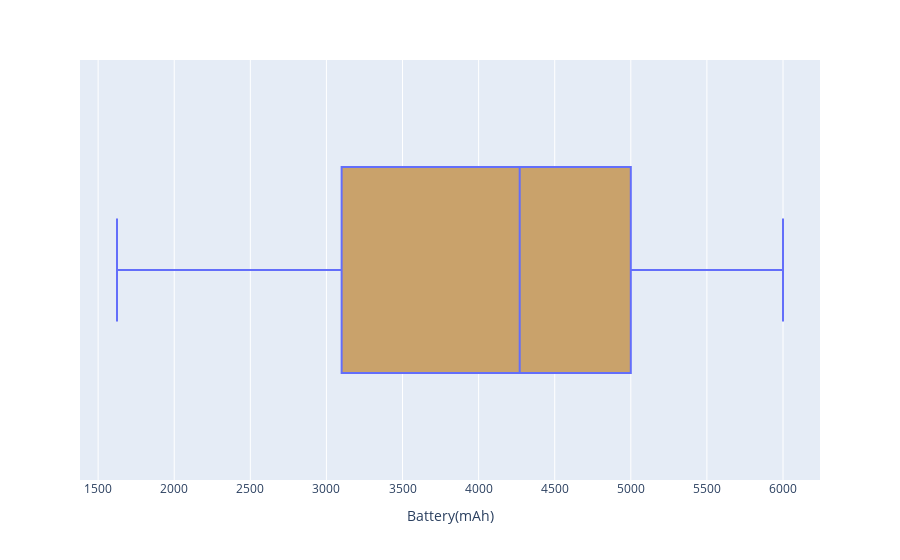
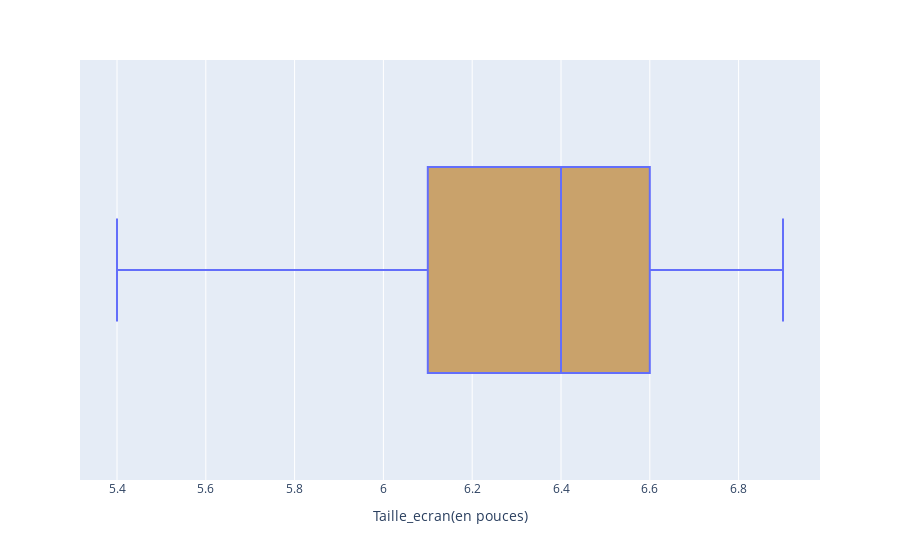
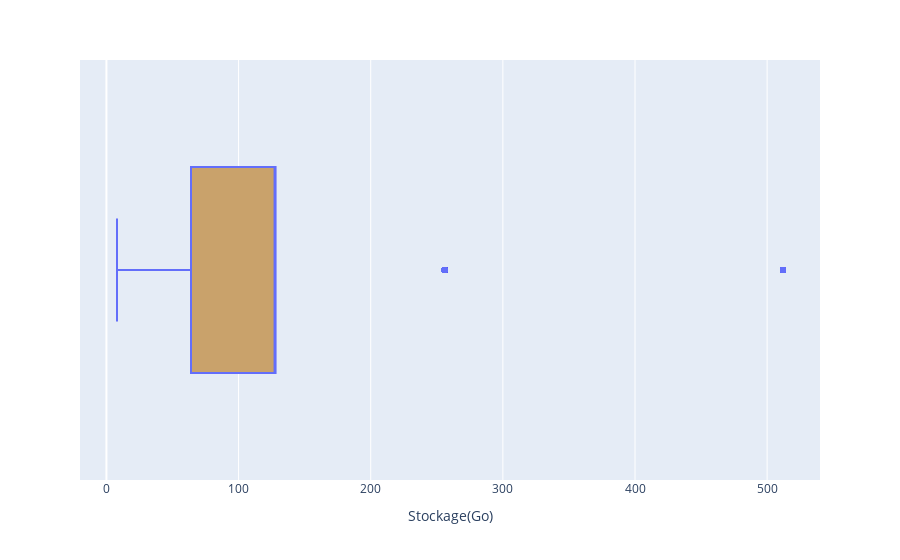
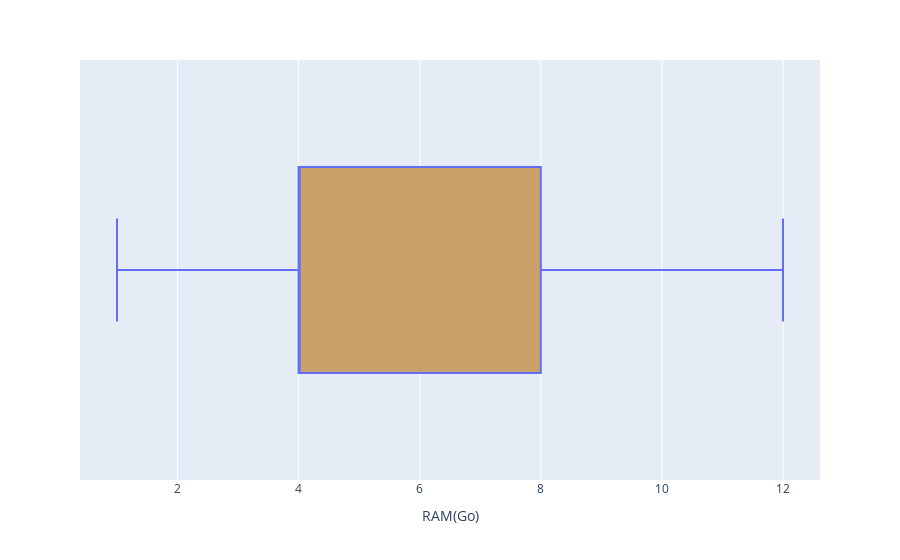

These figures' notebook cell, in order:
### Code cell
for i in num_col:
    fig = px.box(df, x = df[i])
    fig.update_traces(fillcolor = '#C9A26B')
    fig.show()

### Figure 1 — Plotly figure (JSON) as saved in the notebook; plotly's stock layout.template omitted (floating-point values rounded to 4 significant figures; data arrays with more than 128 entries replaced by an {"elided": "..."} marker saying what was removed)
{"data": [{"alignmentgroup": "True", "fillcolor": "#C9A26B", "hovertemplate": "Battery(mAh)=%{x}<extra></extra>", "legendgroup": "", "marker": {"color": "#636efa"}, "name": "", "notched": false, "offsetgroup": "", "orientation": "h", "showlegend": false, "type": "box", "x": {"elided": "761 int values"}, "x0": " ", "xaxis": "x", "y0": " ", "yaxis": "y"}], "layout": {"boxmode": "group", "legend": {"tracegroupgap": 0}, "margin": {"t": 60}, "xaxis": {"anchor": "y", "domain": [0, 1], "title": {"text": "Battery(mAh)"}}, "yaxis": {"anchor": "x", "domain": [0, 1]}}}

### Figure 2 — Plotly figure (JSON) as saved in the notebook; plotly's stock layout.template omitted (floating-point values rounded to 4 significant figures; data arrays with more than 128 entries replaced by an {"elided": "..."} marker saying what was removed)
{"data": [{"alignmentgroup": "True", "fillcolor": "#C9A26B", "hovertemplate": "Taille_ecran(en pouces)=%{x}<extra></extra>", "legendgroup": "", "marker": {"color": "#636efa"}, "name": "", "notched": false, "offsetgroup": "", "orientation": "h", "showlegend": false, "type": "box", "x": {"elided": "761 float values"}, "x0": " ", "xaxis": "x", "y0": " ", "yaxis": "y"}], "layout": {"boxmode": "group", "legend": {"tracegroupgap": 0}, "margin": {"t": 60}, "xaxis": {"anchor": "y", "domain": [0, 1], "title": {"text": "Taille_ecran(en pouces)"}}, "yaxis": {"anchor": "x", "domain": [0, 1]}}}

### Figure 3 — Plotly figure (JSON) as saved in the notebook; plotly's stock layout.template omitted (floating-point values rounded to 4 significant figures; data arrays with more than 128 entries replaced by an {"elided": "..."} marker saying what was removed)
{"data": [{"alignmentgroup": "True", "fillcolor": "#C9A26B", "hovertemplate": "Stockage(Go)=%{x}<extra></extra>", "legendgroup": "", "marker": {"color": "#636efa"}, "name": "", "notched": false, "offsetgroup": "", "orientation": "h", "showlegend": false, "type": "box", "x": {"elided": "761 int values"}, "x0": " ", "xaxis": "x", "y0": " ", "yaxis": "y"}], "layout": {"boxmode": "group", "legend": {"tracegroupgap": 0}, "margin": {"t": 60}, "xaxis": {"anchor": "y", "domain": [0, 1], "title": {"text": "Stockage(Go)"}}, "yaxis": {"anchor": "x", "domain": [0, 1]}}}

### Figure 4 — Plotly figure (JSON) as saved in the notebook; plotly's stock layout.template omitted (floating-point values rounded to 4 significant figures; data arrays with more than 128 entries replaced by an {"elided": "..."} marker saying what was removed)
{"data": [{"alignmentgroup": "True", "fillcolor": "#C9A26B", "hovertemplate": "RAM(Go)=%{x}<extra></extra>", "legendgroup": "", "marker": {"color": "#636efa"}, "name": "", "notched": false, "offsetgroup": "", "orientation": "h", "showlegend": false, "type": "box", "x": {"elided": "761 float values"}, "x0": " ", "xaxis": "x", "y0": " ", "yaxis": "y"}], "layout": {"boxmode": "group", "legend": {"tracegroupgap": 0}, "margin": {"t": 60}, "xaxis": {"anchor": "y", "domain": [0, 1], "title": {"text": "RAM(Go)"}}, "yaxis": {"anchor": "x", "domain": [0, 1]}}}
